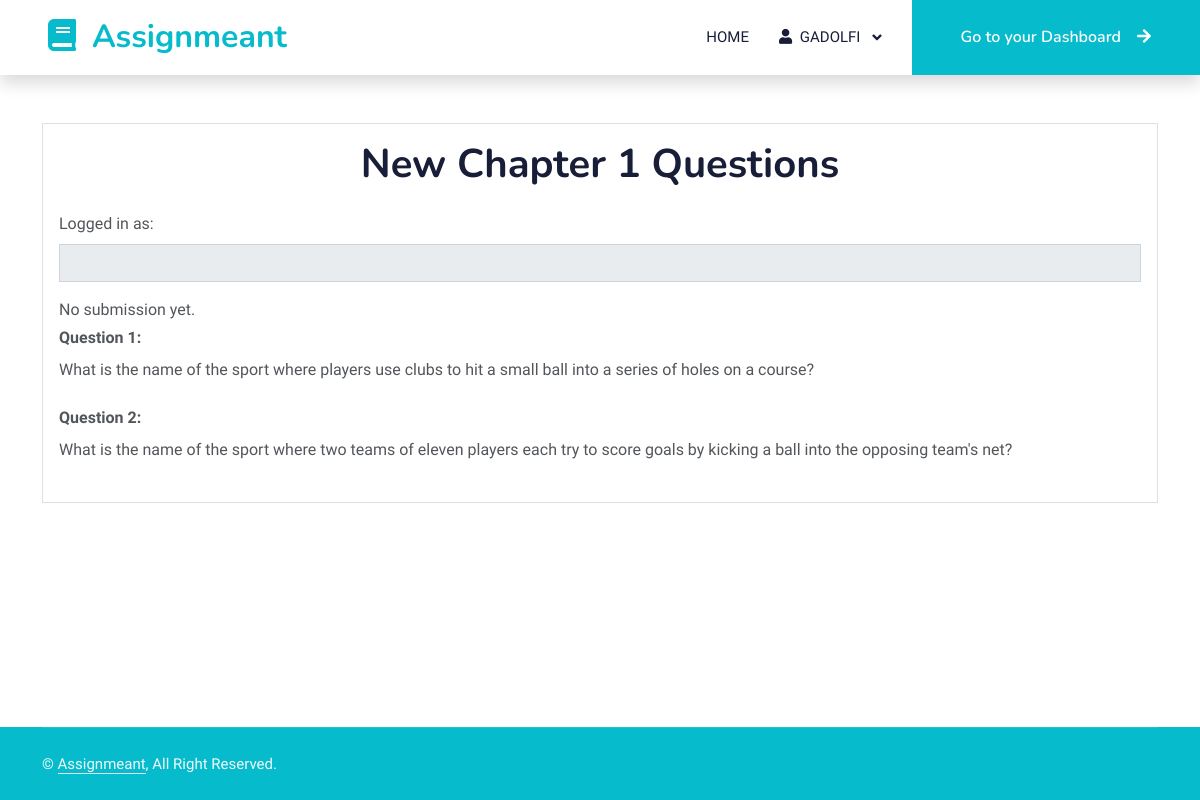
Before: /view_assignment/1 (signed in) with the older database file.
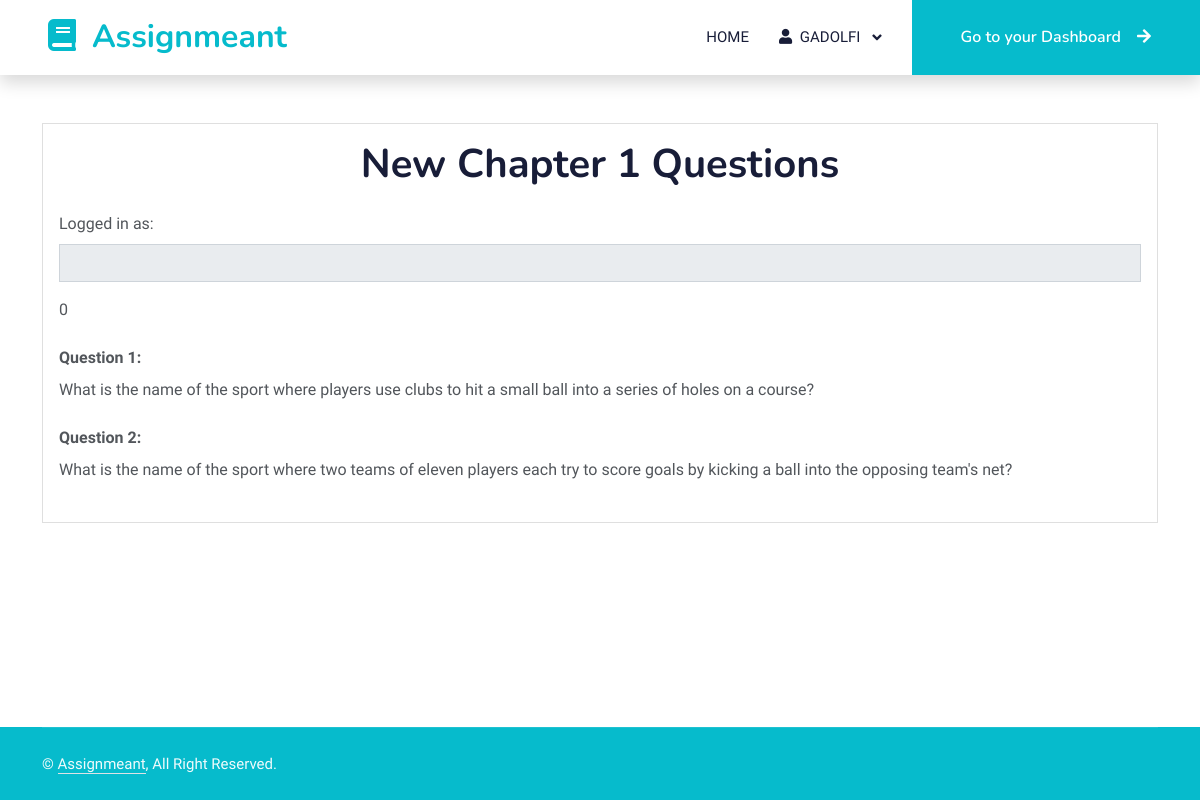
After: the same page with the newer database file.
### assignmeant_app/models.py (models this page shows, shortened)
class Submission(db.Model):
    id = db.Column(db.Integer, primary_key=True)
    user_id = db.Column(db.Integer, db.ForeignKey('user.id'), nullable=False)
    assignment_id = db.Column(db.Integer, db.ForeignKey('assignment.id'), nullable=False)
    user_answer = db.Column(db.JSON, nullable=False)
    score = db.Column(db.Integer, nullable=False)
    user = db.relationship('User', backref=db.backref('submissions', lazy=True))
    assignment = db.relationship('Assignment', backref=db.backref('submissions', lazy=True))

### app.py (the view, shortened to what this page needs)
@app.route('/view_assignment/<int:assignment_id>', methods=['GET', 'POST'])
@login_required
def view_assignment(assignment_id):
    assignment = Assignment.query.filter_by(id=assignment_id).first()
    with open(assignment.file_path, 'r') as file:
        assignment_data = json.load(file)
    assignment_title = assignment_data[0]['title']
    assignment_questions = assignment_data[0]['questions']
    submission = Submission.query.filter_by(assignment_id=assignment_id).first()
    if current_user.role == 'teacher':
        return render_template('view_assignment_teacher.html', assignment_title=assignment_title, assignment_questions=assignment_questions, submission=submission)
    return render_template('view_assignment.html', username=current_user.username, assignment_title=assignment_title, assignment_questions=assignment_questions, submission=submission)

### app.py (called while the page is built)
@login_manager.user_loader
def load_user(user_id):
    return User.query.get(int(user_id))

### assignmeant_app/new_static/templates/view_assignment_teacher.html (shortened to what this page needs)
{% extends "base.html" %}
{% block content %}
<div class="container mt-5">
    <div class="card">
        <div class="card-body">
            <h1 class="card-title text-center mb-4">{{ assignment_title }}</h1>
            <form method="POST"  id="assignmentForm">
                <div class="mb-3">
                    <label for="username" class="form-label">Logged in as:</label>
                    <input type="text" class="form-control" id="username" value="{{ username }}" disabled>
                </div>
                {% if submission.score != NULL %}
                <div class="mb-4">
                    <p class="mb-1">{{ submission.score }}</p>
                </div>
                {% else %}
                <p class="mb-1">No submission yet.</p>
                {% endif %}
                {% for question in assignment_questions %}
                    <div class="mb-4">
                        <label for="question_{{ question.id }}" class="form-label"><strong>Question {{ loop.index }}:</strong></label>
                        <p class="mb-1">{{ question.question }}</p>
                    </div>
                {% endfor %}
            </form>
        </div>
    </div>
</div>
{% endblock %}

Changed rows visible on the page:
added Submission: score "0"
Other visible differences:
text no longer shown: "No submission yet."
